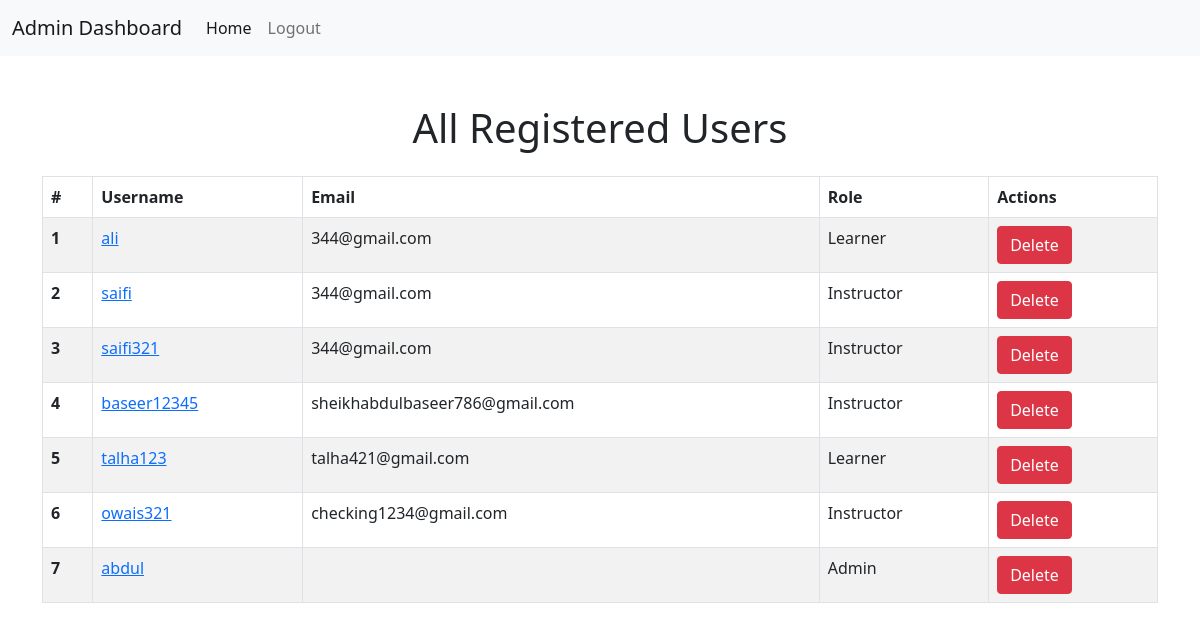
Page /authentication/all-users/ (signed in) on the committed database.
### authentication/models.py (models this page shows, shortened)
class Profile_main(models.Model):
    ROLE_CHOICES = [
        ('learner', 'Learner'),
        ('instructor', 'Instructor'),
        ('admin', 'Admin'),
    ]
    user = models.OneToOneField(User, on_delete=models.CASCADE)
    msg = models.TextField(null=True, blank=True, default=None)
    city = models.CharField(max_length=100)
    role = models.CharField(max_length=20, choices=ROLE_CHOICES, default='learner')  # New field for role

### authentication/views.py (the view)
# urls.py: path('all-users/', list_all_users, name='list_all_user'),
@user_passes_test(is_superuser)
def list_all_users(request):
    if request.user.is_authenticated:  # Ensure the user is logged in (though it's already guaranteed by the decorator)
        if request.user.is_superuser:  # Ensure the user is a superuser (this should always be True here)
            all_users = Profile_main.objects.all()
            context = {
                'all_users': all_users,
            }
            return render(request, 'list_all_users.html', context)
    else:
        return redirect('authentication:register')

### authentication/views.py (called while the page is built)
def is_superuser(user):
    return user.is_superuser

### template/list_all_users.html (shortened to what this page needs)
<!DOCTYPE html>
<html lang="en">
<head>
    <link href="https://cdn.jsdelivr.net/npm/bootstrap@5.1.0/dist/css/bootstrap.min.css" rel="stylesheet">
</head>
<body>
    <nav class="navbar navbar-expand-lg navbar-light bg-light">
        <div class="container-fluid">
            <a class="navbar-brand" href="#">Admin Dashboard</a>
            <div class="collapse navbar-collapse" id="navbarNav">
                <ul class="navbar-nav">
                    <li class="nav-item">
                        <a class="nav-link active" aria-current="page" href="#">Home</a>
                    </li>
                    <li class="nav-item">
                        <a class="nav-link" href="#">Logout</a>
                    </li>
                </ul>
            </div>
        </div>
    </nav>
    <div class="container mt-5">
        <h1 class="text-center">All Registered Users</h1>
        <div class="table-responsive mt-4">
            <table class="table table-striped table-bordered">
                <thead>
                    <tr>
                        <th scope="col">#</th>
                        <th scope="col">Username</th>
                        <th scope="col">Email</th>
                        <th scope="col">Role</th>
                        <th scope="col">Actions</th>
                    </tr>
                </thead>
                <tbody>
                    {% if all_users %}
                        {% for user in all_users %}
                            <tr>
                                <th scope="row">{{ forloop.counter }}</th>
                                <td><a href="{% url 'authentication:user_details' username=user.user.username %}">{{ user.user.username }}</a></td>
                                <td>{{ user.user.email }}</td>
                                <td>{{ user.role|title }}</td>
                                <td>
                                    <form method="POST" action="{% url 'authentication:delete_user' username=user.user.username %}">
                                        <button type="submit" class="btn btn-danger">Delete</button>
                                    </form>
                                </td>
                            </tr>
                        {% endfor %}
                    {% else %}
                        <tr>
                            <td colspan="5" class="text-center">No users found.</td>
                        </tr>
                    {% endif %}
                </tbody>
            </table>
        </div>
    </div>
</body>
</html>

### rows in the picture
Profile_main: user.username "ali", user.email "344@gmail.com", role "Learner"
Profile_main: user.username "saifi", user.email "344@gmail.com", role "Instructor"
Profile_main: user.username "saifi321", user.email "344@gmail.com", role "Instructor"
Profile_main: user.username "baseer12345", user.email "sheikhabdulbaseer786@gmail.com", role "Instructor"
Profile_main: user.username "talha123", user.email "talha421@gmail.com", role "Learner"
Profile_main: user.username "owais321", user.email "checking1234@gmail.com", role "Instructor"
Profile_main: user.username "abdul", role "Admin"
